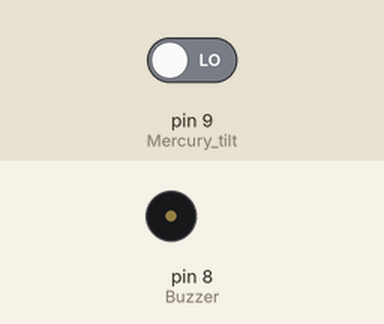
This sketch was run on a simulated Arduino Uno, built with avr-gcc and run on an emulated ATmega328P. On the bench: buzzer (waves = sounding, pin HIGH). The test bench sets the inputs (shaded band); at power-on: pin 9 (Mercury_tilt) LOW.

Above: at 1.2 s.
1.3 s: pin 9 (Mercury_tilt) driven HIGH
At 1.6 s:
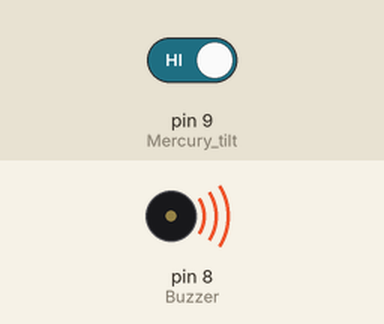
2.8 s: pin 9 (Mercury_tilt) driven LOW
At 4.0 s:
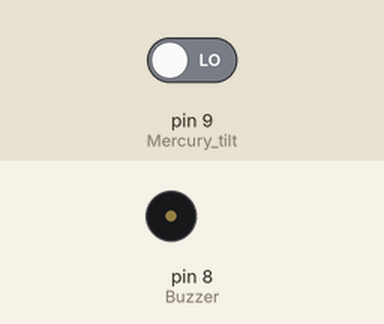
Timing chart, 0 to 5.8 s (numbered marks = the images above; inputs shaded):
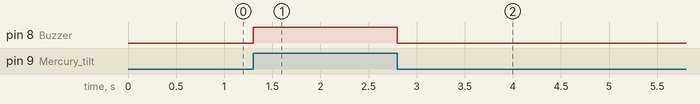

Measured:
- after the input at 1.3 s, pin 8 (Buzzer): LOW → HIGH at once
- after the input at 2.8 s, pin 8 (Buzzer): HIGH → LOW at once

The sketch:

tilt_led.ino
```cpp
int Mercury_tilt = 9; //define the 9th digital pin for Mercury tilt switch brick
int Buzzer = 8;
 //define the 8th digital pin for LED brick
void setup()
{
pinMode(Buzzer,OUTPUT); //set the LED pin for digital output
pinMode(Mercury_tilt,INPUT); //set the tilt sensor pin for digital input
}
void loop()
{
if (digitalRead(Mercury_tilt)) // if up tilt
digitalWrite(Buzzer,HIGH); // ring the Buzzer
else
 // if not press
digitalWrite(Buzzer,LOW);
 // turn off the Buzzer
}
```
